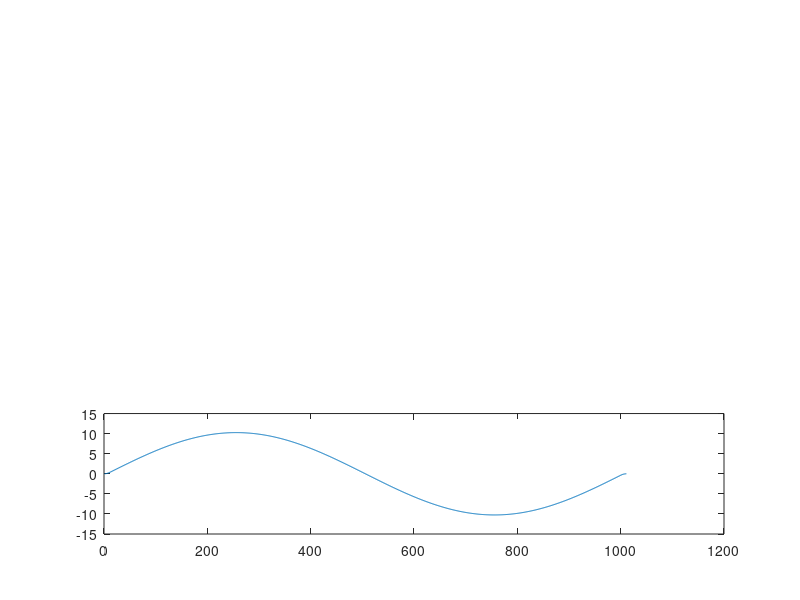

Here is the MATLAB script that generated this plot:
f = 1;
a = 1;
t = 0:0.001:1;

w = 2*pi*f;
x1 = a*sin(w*t);

plot(t,x1);
xlabel('Time (s)')
ylabel('Amplitude') 
title('Sine Wave')
grid on;


f = 1;
a = 1;
t = 0:0.01:0.1;
x2 = a*cos(2*pi*f*t);
plot(t,x2);
xlabel('time');
ylabel('amplitude');
title('Carrier signal');
grid on;

y = conv(x1,x2);
subplot(3,1,3);
plot(y);
